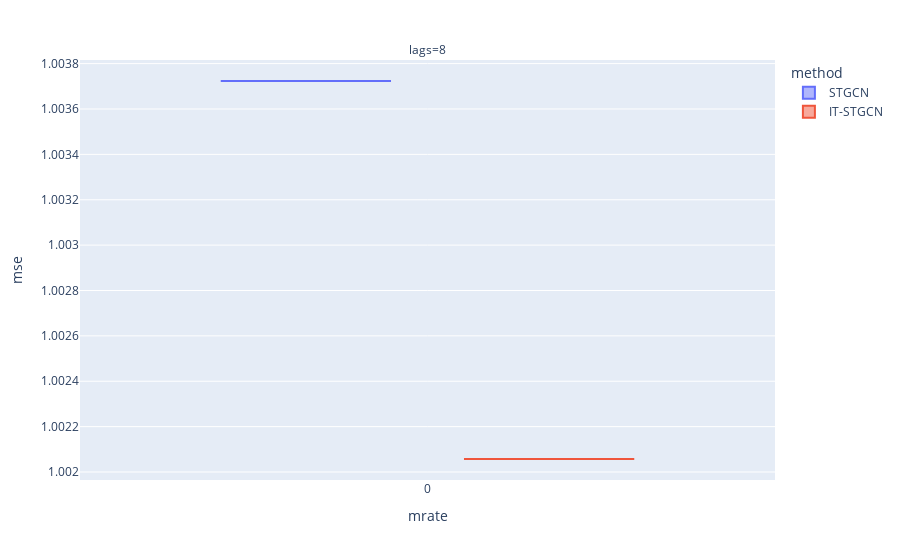

The notebook cell saved with this chart:
### Code cell
data.query("method!='GNAR' and mrate ==0 ").plot.box(backend='plotly',x='mrate',color='method',y='mse',facet_col='lags',height=800)

### Figure 1 — Plotly figure (JSON) as saved in the notebook; plotly's stock layout.template omitted (floating-point values rounded to 4 significant figures)
{"data": [{"alignmentgroup": "True", "hovertemplate": "method=STGCN<br>lags=8<br>mrate=%{x}<br>mse=%{y}<extra></extra>", "legendgroup": "STGCN", "marker": {"color": "#636efa"}, "name": "STGCN", "notched": false, "offsetgroup": "STGCN", "orientation": "v", "showlegend": true, "type": "box", "x": [0], "x0": " ", "xaxis": "x", "y": [1.004], "y0": " ", "yaxis": "y"}, {"alignmentgroup": "True", "hovertemplate": "method=IT-STGCN<br>lags=8<br>mrate=%{x}<br>mse=%{y}<extra></extra>", "legendgroup": "IT-STGCN", "marker": {"color": "#EF553B"}, "name": "IT-STGCN", "notched": false, "offsetgroup": "IT-STGCN", "orientation": "v", "showlegend": true, "type": "box", "x": [0], "x0": " ", "xaxis": "x", "y": [1.002], "y0": " ", "yaxis": "y"}], "layout": {"annotations": [{"font": {}, "showarrow": false, "text": "lags=8", "x": 0.5, "xanchor": "center", "xref": "paper", "y": 1, "yanchor": "bottom", "yref": "paper"}], "autosize": true, "boxmode": "group", "legend": {"title": {"text": "method"}, "tracegroupgap": 0}, "margin": {"t": 60}, "xaxis": {"anchor": "y", "autorange": true, "domain": [0, 1], "range": [-0.5, 0.5], "title": {"text": "mrate"}, "type": "linear"}, "yaxis": {"anchor": "x", "autorange": true, "domain": [0, 1], "range": [1.002, 1.004], "title": {"text": "mse"}, "type": "linear"}}}
